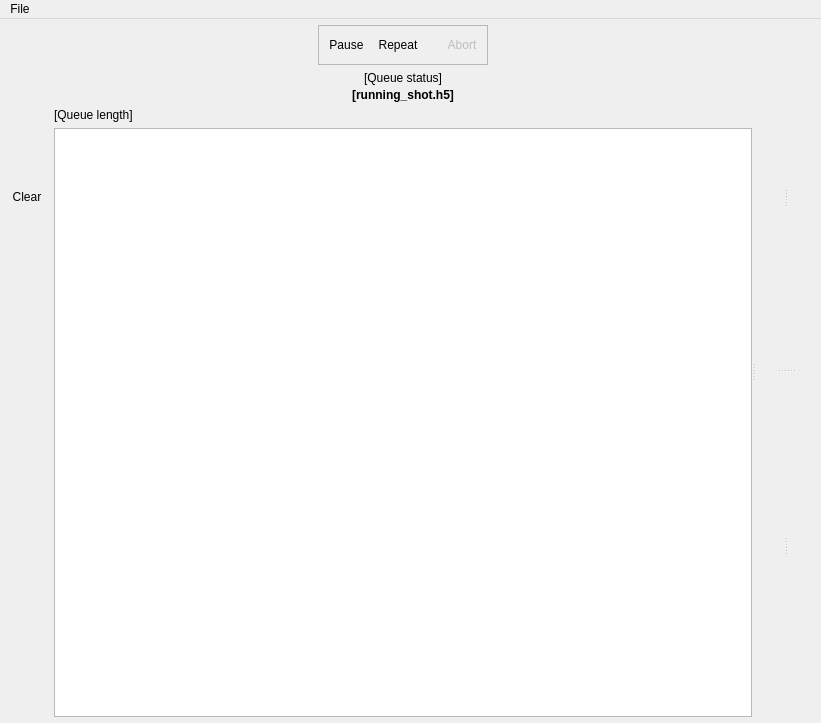
<?xml version="1.0" encoding="UTF-8"?>
<ui version="4.0">
 <class>BLACS</class>
 <widget class="QMainWindow" name="BLACS">
  <property name="geometry">
   <rect>
    <x>0</x>
    <y>0</y>
    <width>821</width>
    <height>723</height>
   </rect>
  </property>
  <property name="windowTitle">
   <string>blacs - the labscript suite</string>
  </property>
  <property name="windowIcon">
   <iconset resource="../../../../usr/local/lib/python2.7/dist-packages/qtutils/icons/icons.qrc">
    <normaloff>:/qtutils/custom/blacs.png</normaloff>:/qtutils/custom/blacs.png</iconset>
  </property>
  <widget class="QWidget" name="centralwidget">
   <property name="styleSheet">
    <string notr="true">QPushButton {
     border: none;
     padding: 4px;
 }

QPushButton:hover {
     background-color: qlineargradient(x1: 0, y1: 0, x2: 0, y2: 1,
                                       stop: 0 palette(light), stop: 1 palette(window));
     border: 1px solid palette(dark);
     border-radius: 3px;
 }

 QPushButton:pressed {
     background-color: qlineargradient(x1: 0, y1: 0, x2: 0, y2: 1,
                                       stop: 0 palette(window), stop: 1 palette(light));
     border: 1px solid palette(dark);
     border-radius: 3px;
 }

QPushButton:checked {
     background-color: palette(window);
     border: 1px solid palette(dark);
     border-radius: 3px;
 }

QPushButton:hover:checked {
     background-color: qlineargradient(x1: 0, y1: 0, x2: 0, y2: 1,
                                       stop: 0 palette(window), stop: 1 palette(light));
     border: 1px solid palette(dark);
     border-radius: 3px;
 }

QToolButton {
     border: none;
     padding: 2px;
 }

QToolButton:hover {
     background-color: qlineargradient(x1: 0, y1: 0, x2: 0, y2: 1,
                                       stop: 0 palette(light), stop: 1 palette(window));
     border: 1px solid palette(dark);
     border-radius: 3px;
 }

 QToolButton:pressed {
     background-color: qlineargradient(x1: 0, y1: 0, x2: 0, y2: 1,
                                       stop: 0 palette(window), stop: 1 palette(light));
     border: 1px solid palette(dark);
     border-radius: 3px;
 }

QToolButton:checked {
     background-color: palette(window);
     border: 1px solid palette(dark);
     border-radius: 3px;
 }

QToolButton:hover:checked {
     background-color: qlineargradient(x1: 0, y1: 0, x2: 0, y2: 1,
                                       stop: 0 palette(window), stop: 1 palette(light));
     border: 1px solid palette(dark);
     border-radius: 3px;
 }
</string>
   </property>
   <layout class="QVBoxLayout" name="verticalLayout_13">
    <property name="spacing">
     <number>0</number>
    </property>
    <property name="margin">
     <number>6</number>
    </property>
    <item>
     <layout class="QVBoxLayout" name="notifications">
      <property name="sizeConstraint">
       <enum>QLayout::SetMinimumSize</enum>
      </property>
      <item>
       <layout class="QHBoxLayout" name="notifications_minimized">
        <property name="spacing">
         <number>3</number>
        </property>
        <property name="sizeConstraint">
         <enum>QLayout::SetMinimumSize</enum>
        </property>
        <item>
         <spacer name="horizontalSpacer_6">
          <property name="orientation">
           <enum>Qt::Horizontal</enum>
          </property>
          <property name="sizeType">
           <enum>QSizePolicy::Expanding</enum>
          </property>
          <property name="sizeHint" stdset="0">
           <size>
            <width>40</width>
            <height>0</height>
           </size>
          </property>
         </spacer>
        </item>
       </layout>
      </item>
     </layout>
    </item>
    <item>
     <layout class="QVBoxLayout" name="verticalLayout_12">
      <item>
       <widget class="QSplitter" name="main_splitter">
        <property name="sizePolicy">
         <sizepolicy hsizetype="Expanding" vsizetype="Expanding">
          <horstretch>0</horstretch>
          <verstretch>0</verstretch>
         </sizepolicy>
        </property>
        <property name="orientation">
         <enum>Qt::Horizontal</enum>
        </property>
        <widget class="QWidget" name="verticalLayoutWidget_2">
         <layout class="QVBoxLayout" name="verticalLayout_10">
          <property name="sizeConstraint">
           <enum>QLayout::SetMinimumSize</enum>
          </property>
          <item>
           <layout class="QGridLayout" name="gridLayout" columnstretch="0,0">
            <item row="0" column="1">
             <layout class="QHBoxLayout" name="horizontalLayout">
              <property name="spacing">
               <number>0</number>
              </property>
              <item>
               <spacer name="horizontalSpacer_2">
                <property name="orientation">
                 <enum>Qt::Horizontal</enum>
                </property>
                <property name="sizeHint" stdset="0">
                 <size>
                  <width>40</width>
                  <height>20</height>
                 </size>
                </property>
               </spacer>
              </item>
              <item>
               <widget class="QFrame" name="queue_controls_frame">
                <property name="frameShape">
                 <enum>QFrame::StyledPanel</enum>
                </property>
                <layout class="QVBoxLayout" name="verticalLayout">
                 <property name="margin">
                  <number>6</number>
                 </property>
                 <item>
                  <layout class="QHBoxLayout" name="queue_control_buttons_horizontalLayout">
                   <property name="spacing">
                    <number>6</number>
                   </property>
                   <property name="leftMargin">
                    <number>0</number>
                   </property>
                   <property name="topMargin">
                    <number>0</number>
                   </property>
                   <property name="rightMargin">
                    <number>0</number>
                   </property>
                   <item>
                    <widget class="QPushButton" name="queue_pause_button">
                     <property name="focusPolicy">
                      <enum>Qt::NoFocus</enum>
                     </property>
                     <property name="toolTip">
                      <string>Pause the queue</string>
                     </property>
                     <property name="text">
                      <string>Pause</string>
                     </property>
                     <property name="icon">
                      <iconset resource="../../../../usr/local/lib/python2.7/dist-packages/qtutils/icons/icons.qrc">
                       <normaloff>:/qtutils/fugue/control-pause.png</normaloff>:/qtutils/fugue/control-pause.png</iconset>
                     </property>
                     <property name="checkable">
                      <bool>true</bool>
                     </property>
                     <property name="checked">
                      <bool>false</bool>
                     </property>
                    </widget>
                   </item>
                   <item>
                    <layout class="QHBoxLayout" name="horizontalLayout_2">
                     <property name="spacing">
                      <number>0</number>
                     </property>
                     <property name="leftMargin">
                      <number>0</number>
                     </property>
                     <item>
                      <widget class="QPushButton" name="queue_repeat_button">
                       <property name="focusPolicy">
                        <enum>Qt::NoFocus</enum>
                       </property>
                       <property name="toolTip">
                        <string>Re-add shots to the end of the queue after completion</string>
                       </property>
                       <property name="text">
                        <string>Repeat</string>
                       </property>
                       <property name="icon">
                        <iconset resource="../../../../usr/local/lib/python2.7/dist-packages/qtutils/icons/icons.qrc">
                         <normaloff>:/qtutils/fugue/arrow-repeat.png</normaloff>:/qtutils/fugue/arrow-repeat.png</iconset>
                       </property>
                       <property name="checkable">
                        <bool>true</bool>
                       </property>
                      </widget>
                     </item>
                     <item>
                      <widget class="QToolButton" name="repeat_mode_select_button">
                       <property name="toolTip">
                        <string>Select repeat mode</string>
                       </property>
                       <property name="text">
                        <string/>
                       </property>
                       <property name="icon">
                        <iconset resource="../../../../usr/local/lib/python2.7/dist-packages/qtutils/icons/icons.qrc">
                         <normaloff>:/qtutils/fugue/control-270.png</normaloff>:/qtutils/fugue/control-270.png</iconset>
                       </property>
                       <property name="iconSize">
                        <size>
                         <width>8</width>
                         <height>19</height>
                        </size>
                       </property>
                       <property name="popupMode">
                        <enum>QToolButton::InstantPopup</enum>
                       </property>
                       <property name="arrowType">
                        <enum>Qt::NoArrow</enum>
                       </property>
                      </widget>
                     </item>
                    </layout>
                   </item>
                   <item>
                    <widget class="QPushButton" name="queue_abort_button">
                     <property name="enabled">
                      <bool>false</bool>
                     </property>
                     <property name="focusPolicy">
                      <enum>Qt::NoFocus</enum>
                     </property>
                     <property name="toolTip">
                      <string>Abort current shot in progress</string>
                     </property>
                     <property name="text">
                      <string>Abort</string>
                     </property>
                     <property name="icon">
                      <iconset resource="../../../../usr/local/lib/python2.7/dist-packages/qtutils/icons/icons.qrc">
                       <normaloff>:/qtutils/fugue/cross-octagon.png</normaloff>:/qtutils/fugue/cross-octagon.png</iconset>
                     </property>
                    </widget>
                   </item>
                  </layout>
                 </item>
                </layout>
               </widget>
              </item>
              <item>
               <spacer name="horizontalSpacer_4">
                <property name="orientation">
                 <enum>Qt::Horizontal</enum>
                </property>
                <property name="sizeHint" stdset="0">
                 <size>
                  <width>40</width>
                  <height>20</height>
                 </size>
                </property>
               </spacer>
              </item>
             </layout>
            </item>
            <item row="5" column="1">
             <layout class="QVBoxLayout" name="analysis"/>
            </item>
            <item row="4" column="1">
             <widget class="QueueView" name="queue_view">
              <property name="sizePolicy">
               <sizepolicy hsizetype="Expanding" vsizetype="Expanding">
                <horstretch>0</horstretch>
                <verstretch>1</verstretch>
               </sizepolicy>
              </property>
             </widget>
            </item>
            <item row="4" column="0">
             <layout class="QVBoxLayout" name="verticalLayout_2">
              <property name="sizeConstraint">
               <enum>QLayout::SetMinimumSize</enum>
              </property>
              <item>
               <widget class="QToolButton" name="queue_add_button">
                <property name="toolTip">
                 <string>Add to queue</string>
                </property>
                <property name="text">
                 <string/>
                </property>
                <property name="icon">
                 <iconset resource="../../../../usr/local/lib/python2.7/dist-packages/qtutils/icons/icons.qrc">
                  <normaloff>:/qtutils/fugue/plus.png</normaloff>:/qtutils/fugue/plus.png</iconset>
                </property>
               </widget>
              </item>
              <item>
               <widget class="QToolButton" name="queue_delete_button">
                <property name="focusPolicy">
                 <enum>Qt::NoFocus</enum>
                </property>
                <property name="toolTip">
                 <string>Delete selected shots from queue</string>
                </property>
                <property name="text">
                 <string/>
                </property>
                <property name="icon">
                 <iconset resource="../../../../usr/local/lib/python2.7/dist-packages/qtutils/icons/icons.qrc">
                  <normaloff>:/qtutils/fugue/minus.png</normaloff>:/qtutils/fugue/minus.png</iconset>
                </property>
               </widget>
              </item>
              <item>
               <widget class="QToolButton" name="queue_clear_button">
                <property name="focusPolicy">
                 <enum>Qt::NoFocus</enum>
                </property>
                <property name="toolTip">
                 <string>Clear queue of all shots</string>
                </property>
                <property name="text">
                 <string>Clear</string>
                </property>
                <property name="icon">
                 <iconset resource="../../../../usr/local/lib/python2.7/dist-packages/qtutils/icons/icons.qrc">
                  <normaloff>:/qtutils/fugue/bin-metal-full.png</normaloff>:/qtutils/fugue/bin-metal-full.png</iconset>
                </property>
               </widget>
              </item>
              <item>
               <spacer name="verticalSpacer">
                <property name="orientation">
                 <enum>Qt::Vertical</enum>
                </property>
                <property name="sizeHint" stdset="0">
                 <size>
                  <width>20</width>
                  <height>40</height>
                 </size>
                </property>
               </spacer>
              </item>
              <item>
               <widget class="QToolButton" name="queue_push_to_top">
                <property name="sizePolicy">
                 <sizepolicy hsizetype="Fixed" vsizetype="Fixed">
                  <horstretch>0</horstretch>
                  <verstretch>0</verstretch>
                 </sizepolicy>
                </property>
                <property name="focusPolicy">
                 <enum>Qt::NoFocus</enum>
                </property>
                <property name="toolTip">
                 <string>Move to top</string>
                </property>
                <property name="text">
                 <string/>
                </property>
                <property name="icon">
                 <iconset resource="../../../../usr/local/lib/python2.7/dist-packages/qtutils/icons/icons.qrc">
                  <normaloff>:/qtutils/fugue/arrow-stop-090.png</normaloff>:/qtutils/fugue/arrow-stop-090.png</iconset>
                </property>
               </widget>
              </item>
              <item>
               <widget class="QToolButton" name="queue_push_up">
                <property name="sizePolicy">
                 <sizepolicy hsizetype="Fixed" vsizetype="Fixed">
                  <horstretch>0</horstretch>
                  <verstretch>0</verstretch>
                 </sizepolicy>
                </property>
                <property name="focusPolicy">
                 <enum>Qt::NoFocus</enum>
                </property>
                <property name="toolTip">
                 <string>Move up</string>
                </property>
                <property name="text">
                 <string/>
                </property>
                <property name="icon">
                 <iconset resource="../../../../usr/local/lib/python2.7/dist-packages/qtutils/icons/icons.qrc">
                  <normaloff>:/qtutils/fugue/arrow-090.png</normaloff>:/qtutils/fugue/arrow-090.png</iconset>
                </property>
               </widget>
              </item>
              <item>
               <widget class="QToolButton" name="queue_push_down">
                <property name="sizePolicy">
                 <sizepolicy hsizetype="Fixed" vsizetype="Fixed">
                  <horstretch>0</horstretch>
                  <verstretch>0</verstretch>
                 </sizepolicy>
                </property>
                <property name="focusPolicy">
                 <enum>Qt::NoFocus</enum>
                </property>
                <property name="toolTip">
                 <string>Move down</string>
                </property>
                <property name="text">
                 <string/>
                </property>
                <property name="icon">
                 <iconset resource="../../../../usr/local/lib/python2.7/dist-packages/qtutils/icons/icons.qrc">
                  <normaloff>:/qtutils/fugue/arrow-270.png</normaloff>:/qtutils/fugue/arrow-270.png</iconset>
                </property>
               </widget>
              </item>
              <item>
               <widget class="QToolButton" name="queue_push_to_bottom">
                <property name="sizePolicy">
                 <sizepolicy hsizetype="Fixed" vsizetype="Fixed">
                  <horstretch>0</horstretch>
                  <verstretch>0</verstretch>
                 </sizepolicy>
                </property>
                <property name="focusPolicy">
                 <enum>Qt::NoFocus</enum>
                </property>
                <property name="toolTip">
                 <string>Move to bottom</string>
                </property>
                <property name="text">
                 <string/>
                </property>
                <property name="icon">
                 <iconset resource="../../../../usr/local/lib/python2.7/dist-packages/qtutils/icons/icons.qrc">
                  <normaloff>:/qtutils/fugue/arrow-stop-270.png</normaloff>:/qtutils/fugue/arrow-stop-270.png</iconset>
                </property>
               </widget>
              </item>
              <item>
               <spacer name="verticalSpacer_2">
                <property name="orientation">
                 <enum>Qt::Vertical</enum>
                </property>
                <property name="sizeHint" stdset="0">
                 <size>
                  <width>20</width>
                  <height>40</height>
                 </size>
                </property>
               </spacer>
              </item>
             </layout>
            </item>
            <item row="3" column="1">
             <widget class="QLabel" name="queue_length">
              <property name="text">
               <string>[Queue length]</string>
              </property>
             </widget>
            </item>
            <item row="2" column="1">
             <layout class="QVBoxLayout" name="queue_status_verticalLayout">
              <property name="spacing">
               <number>3</number>
              </property>
              <property name="topMargin">
               <number>0</number>
              </property>
              <item>
               <widget class="QLabel" name="queue_status">
                <property name="text">
                 <string>[Queue status]</string>
                </property>
                <property name="alignment">
                 <set>Qt::AlignCenter</set>
                </property>
               </widget>
              </item>
              <item>
               <widget class="QLabel" name="running_shot_name">
                <property name="text">
                 <string>&lt;b&gt;[running_shot.h5]&lt;/b&gt;</string>
                </property>
                <property name="alignment">
                 <set>Qt::AlignCenter</set>
                </property>
               </widget>
              </item>
             </layout>
            </item>
           </layout>
          </item>
         </layout>
        </widget>
        <widget class="QSplitter" name="tab_horizontal_splitter">
         <property name="sizePolicy">
          <sizepolicy hsizetype="Expanding" vsizetype="Expanding">
           <horstretch>0</horstretch>
           <verstretch>0</verstretch>
          </sizepolicy>
         </property>
         <property name="orientation">
          <enum>Qt::Vertical</enum>
         </property>
         <widget class="QSplitter" name="tab_top_vertical_splitter">
          <property name="sizePolicy">
           <sizepolicy hsizetype="Expanding" vsizetype="Expanding">
            <horstretch>0</horstretch>
            <verstretch>0</verstretch>
           </sizepolicy>
          </property>
          <property name="orientation">
           <enum>Qt::Horizontal</enum>
          </property>
          <widget class="QWidget" name="widget_2" native="true">
           <layout class="QVBoxLayout" name="verticalLayout_3">
            <property name="margin">
             <number>6</number>
            </property>
            <item>
             <layout class="QVBoxLayout" name="tab_container_0"/>
            </item>
           </layout>
          </widget>
          <widget class="QWidget" name="widget_5" native="true">
           <layout class="QVBoxLayout" name="verticalLayout_4">
            <property name="margin">
             <number>6</number>
            </property>
            <item>
             <layout class="QVBoxLayout" name="tab_container_1"/>
            </item>
           </layout>
          </widget>
         </widget>
         <widget class="QSplitter" name="tab_bottom_vertical_splitter">
          <property name="sizePolicy">
           <sizepolicy hsizetype="Expanding" vsizetype="Expanding">
            <horstretch>0</horstretch>
            <verstretch>0</verstretch>
           </sizepolicy>
          </property>
          <property name="orientation">
           <enum>Qt::Horizontal</enum>
          </property>
          <widget class="QWidget" name="widget_3" native="true">
           <layout class="QVBoxLayout" name="verticalLayout_6">
            <property name="margin">
             <number>6</number>
            </property>
            <item>
             <layout class="QVBoxLayout" name="tab_container_2"/>
            </item>
           </layout>
          </widget>
          <widget class="QWidget" name="widget_6" native="true">
           <layout class="QVBoxLayout" name="verticalLayout_8">
            <property name="margin">
             <number>6</number>
            </property>
            <item>
             <layout class="QVBoxLayout" name="tab_container_3"/>
            </item>
           </layout>
          </widget>
         </widget>
        </widget>
       </widget>
      </item>
     </layout>
    </item>
   </layout>
  </widget>
  <widget class="QMenuBar" name="menubar">
   <property name="geometry">
    <rect>
     <x>0</x>
     <y>0</y>
     <width>821</width>
     <height>25</height>
    </rect>
   </property>
   <widget class="QMenu" name="menuFile">
    <property name="title">
     <string>File</string>
    </property>
    <addaction name="actionAdd_to_queue"/>
    <addaction name="actionOpen"/>
    <addaction name="actionSave"/>
    <addaction name="separator"/>
    <addaction name="actionOpenPreferences"/>
    <addaction name="separator"/>
    <addaction name="actionExit"/>
   </widget>
   <addaction name="menuFile"/>
  </widget>
  <action name="actionOpen">
   <property name="icon">
    <iconset resource="../../../../usr/local/lib/python2.7/dist-packages/qtutils/icons/icons.qrc">
     <normaloff>:/qtutils/fugue/folder-open.png</normaloff>:/qtutils/fugue/folder-open.png</iconset>
   </property>
   <property name="text">
    <string>Load front-panel</string>
   </property>
  </action>
  <action name="actionSave">
   <property name="icon">
    <iconset resource="../../../../usr/local/lib/python2.7/dist-packages/qtutils/icons/icons.qrc">
     <normaloff>:/qtutils/fugue/disk.png</normaloff>:/qtutils/fugue/disk.png</iconset>
   </property>
   <property name="text">
    <string>Save front-panel</string>
   </property>
  </action>
  <action name="actionExit">
   <property name="icon">
    <iconset resource="../../../../usr/local/lib/python2.7/dist-packages/qtutils/icons/icons.qrc">
     <normaloff>:/qtutils/fugue/cross-button.png</normaloff>:/qtutils/fugue/cross-button.png</iconset>
   </property>
   <property name="text">
    <string>Exit</string>
   </property>
  </action>
  <action name="actionOpenPreferences">
   <property name="icon">
    <iconset resource="../../../../usr/local/lib/python2.7/dist-packages/qtutils/icons/icons.qrc">
     <normaloff>:/qtutils/fugue/gear.png</normaloff>:/qtutils/fugue/gear.png</iconset>
   </property>
   <property name="text">
    <string>Preferences</string>
   </property>
  </action>
  <action name="actionAdd_to_queue">
   <property name="icon">
    <iconset resource="../../../../usr/local/lib/python2.7/dist-packages/qtutils/icons/icons.qrc">
     <normaloff>:/qtutils/fugue/plus.png</normaloff>:/qtutils/fugue/plus.png</iconset>
   </property>
   <property name="text">
    <string>Add to queue</string>
   </property>
  </action>
  <action name="actionEdit_Connection_Table">
   <property name="text">
    <string>Edit</string>
   </property>
  </action>
  <action name="actionSelect_Globals">
   <property name="text">
    <string>Select Globals</string>
   </property>
  </action>
  <action name="actionRecompile">
   <property name="text">
    <string>Recompile</string>
   </property>
  </action>
 </widget>
 <customwidgets>
  <customwidget>
   <class>QueueView</class>
   <extends>QTableView</extends>
   <header>qtutils/widgets.h</header>
  </customwidget>
 </customwidgets>
 <resources>
  <include location="../../../../usr/local/lib/python2.7/dist-packages/qtutils/icons/icons.qrc"/>
 </resources>
 <connections>
  <connection>
   <sender>actionExit</sender>
   <signal>triggered()</signal>
   <receiver>BLACS</receiver>
   <slot>close()</slot>
   <hints>
    <hint type="sourcelabel">
     <x>-1</x>
     <y>-1</y>
    </hint>
    <hint type="destinationlabel">
     <x>360</x>
     <y>299</y>
    </hint>
   </hints>
  </connection>
 </connections>
</ui>
